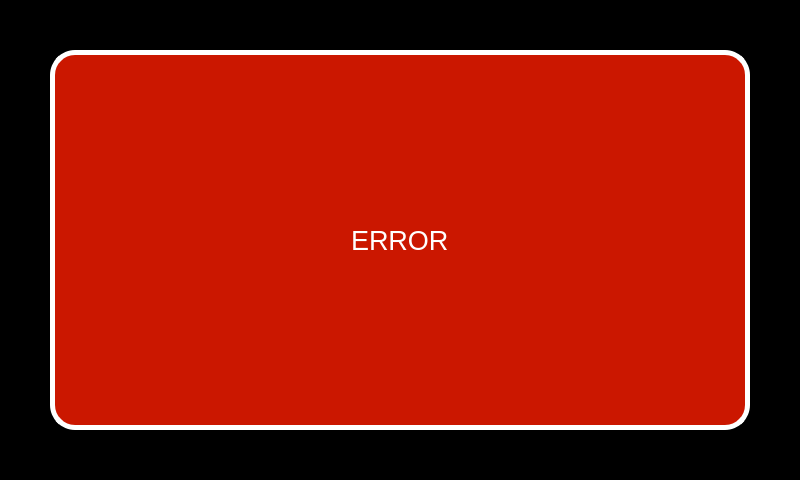
<?xml version="1.0" encoding="UTF-8"?>
<ui version="4.0">
 <class>Errors</class>
 <widget class="QMainWindow" name="Errors">
  <property name="geometry">
   <rect>
    <x>0</x>
    <y>0</y>
    <width>800</width>
    <height>480</height>
   </rect>
  </property>
  <property name="windowTitle">
   <string>Errors</string>
  </property>
  <property name="styleSheet">
   <string notr="true">background-color: rgb(0, 0, 0);</string>
  </property>
  <widget class="QWidget" name="centralwidget">
   <widget class="QLineEdit" name="errorMessage">
    <property name="geometry">
     <rect>
      <x>50</x>
      <y>50</y>
      <width>700</width>
      <height>380</height>
     </rect>
    </property>
    <property name="font">
     <font>
      <family>MS Shell Dlg 2</family>
      <pointsize>20</pointsize>
      <weight>50</weight>
      <italic>false</italic>
      <bold>false</bold>
     </font>
    </property>
    <property name="styleSheet">
     <string notr="true">background-color: rgb(203, 23, 0);
color: rgb(255, 255, 255);
font: 20pt &quot;MS Shell Dlg 2&quot;;
border: 5px solid white;
border-radius: 25px;</string>
    </property>
    <property name="text">
     <string>ERROR</string>
    </property>
    <property name="alignment">
     <set>Qt::AlignCenter</set>
    </property>
   </widget>
  </widget>
 </widget>
 <resources/>
 <connections/>
</ui>
